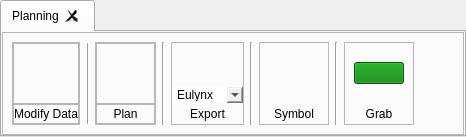
        <widget class="QWidget" name="widget" native="true">
         <property name="maximumSize">
          <size>
           <width>16777215</width>
           <height>150</height>
          </size>
         </property>
         <layout class="QGridLayout" name="gridLayout">
          <property name="leftMargin">
           <number>0</number>
          </property>
          <property name="topMargin">
           <number>0</number>
          </property>
          <property name="rightMargin">
           <number>0</number>
          </property>
          <property name="bottomMargin">
           <number>0</number>
          </property>
          <property name="spacing">
           <number>0</number>
          </property>
          <item row="0" column="0">
           <widget class="QTabWidget" name="tabWidget">
            <property name="enabled">
             <bool>true</bool>
            </property>
            <property name="maximumSize">
             <size>
              <width>16777215</width>
              <height>150</height>
             </size>
            </property>
            <property name="font">
             <font>
              <kerning>true</kerning>
             </font>
            </property>
            <property name="mouseTracking">
             <bool>true</bool>
            </property>
            <property name="autoFillBackground">
             <bool>true</bool>
            </property>
            <property name="currentIndex">
             <number>0</number>
            </property>
            <property name="iconSize">
             <size>
              <width>10</width>
              <height>10</height>
             </size>
            </property>
            <property name="usesScrollButtons">
             <bool>true</bool>
            </property>
            <property name="documentMode">
             <bool>false</bool>
            </property>
            <property name="tabsClosable">
             <bool>true</bool>
            </property>
            <property name="movable">
             <bool>true</bool>
            </property>
            <property name="tabBarAutoHide">
             <bool>false</bool>
            </property>
            <widget class="QWidget" name="f_planning">
             <attribute name="title">
              <string>Planning</string>
             </attribute>
             <layout class="QGridLayout" name="gridLayout_129">
              <property name="leftMargin">
               <number>0</number>
              </property>
              <property name="topMargin">
               <number>0</number>
              </property>
              <property name="rightMargin">
               <number>0</number>
              </property>
              <property name="bottomMargin">
               <number>0</number>
              </property>
              <property name="spacing">
               <number>0</number>
              </property>
              <item row="0" column="0">
               <widget class="QFrame" name="frame_130">
                <property name="frameShape">
                 <enum>QFrame::StyledPanel</enum>
                </property>
                <property name="frameShadow">
                 <enum>QFrame::Raised</enum>
                </property>
                <layout class="QHBoxLayout" name="horizontalLayout_44">
                 <item>
                  <widget class="QFrame" name="frame_145">
                   <property name="minimumSize">
                    <size>
                     <width>61</width>
                     <height>0</height>
                    </size>
                   </property>
                   <property name="frameShape">
                    <enum>QFrame::StyledPanel</enum>
                   </property>
                   <property name="frameShadow">
                    <enum>QFrame::Raised</enum>
                   </property>
                   <layout class="QVBoxLayout" name="verticalLayout_117">
                    <property name="spacing">
                     <number>0</number>
                    </property>
                    <property name="leftMargin">
                     <number>0</number>
                    </property>
                    <property name="topMargin">
                     <number>0</number>
                    </property>
                    <property name="rightMargin">
                     <number>0</number>
                    </property>
                    <property name="bottomMargin">
                     <number>0</number>
                    </property>
                    <item>
                     <widget class="QFrame" name="frame_147">
                      <property name="frameShape">
                       <enum>QFrame::StyledPanel</enum>
                      </property>
                      <property name="frameShadow">
                       <enum>QFrame::Raised</enum>
                      </property>
                      <layout class="QGridLayout" name="gridLayout_147">
                       <property name="leftMargin">
                        <number>0</number>
                       </property>
                       <property name="topMargin">
                        <number>0</number>
                       </property>
                       <property name="rightMargin">
                        <number>0</number>
                       </property>
                       <property name="bottomMargin">
                        <number>0</number>
                       </property>
                       <property name="spacing">
                        <number>0</number>
                       </property>
                       <item row="0" column="0">
                        <widget class="QWidget" name="widget_149" native="true">
                         <layout class="QGridLayout" name="gridLayout_148">
                          <item row="0" column="0">
                           <widget class="QPushButton" name="pushButton_77">
                            <property name="toolTip">
                             <string>Import files</string>
                            </property>
                            <property name="styleSheet">
                             <string notr="true">border:none;</string>
                            </property>
                            <property name="text">
                             <string/>
                            </property>
                            <property name="icon">
                             <iconset>
                              <normalon>:/icons/assets/Plan/import.png</normalon>
                             </iconset>
                            </property>
                            <property name="iconSize">
                             <size>
                              <width>30</width>
                              <height>30</height>
                             </size>
                            </property>
                           </widget>
                          </item>
                         </layout>
                        </widget>
                       </item>
                      </layout>
                     </widget>
                    </item>
                    <item>
                     <widget class="QFrame" name="frame_146">
                      <property name="minimumSize">
                       <size>
                        <width>0</width>
                        <height>20</height>
                       </size>
                      </property>
                      <property name="maximumSize">
                       <size>
                        <width>16777215</width>
                        <height>20</height>
                       </size>
                      </property>
                      <property name="frameShape">
                       <enum>QFrame::StyledPanel</enum>
                      </property>
                      <property name="frameShadow">
                       <enum>QFrame::Raised</enum>
                      </property>
                      <layout class="QGridLayout" name="gridLayout_149">
                       <property name="leftMargin">
                        <number>0</number>
                       </property>
                       <property name="topMargin">
                        <number>0</number>
                       </property>
                       <property name="rightMargin">
                        <number>0</number>
                       </property>
                       <property name="bottomMargin">
                        <number>0</number>
                       </property>
                       <property name="spacing">
                        <number>0</number>
                       </property>
                       <item row="0" column="0">
                        <widget class="QLabel" name="label_47">
                         <property name="text">
                          <string>Modify Data</string>
                         </property>
                         <property name="alignment">
                          <set>Qt::AlignCenter</set>
                         </property>
                        </widget>
                       </item>
                      </layout>
                     </widget>
                    </item>
                   </layout>
                  </widget>
                 </item>
                 <item>
                  <widget class="Line" name="line_18">
                   <property name="frameShadow">
                    <enum>QFrame::Raised</enum>
                   </property>
                   <property name="orientation">
                    <enum>Qt::Vertical</enum>
                   </property>
                  </widget>
                 </item>
                 <item>
                  <widget class="QFrame" name="frame_132">
                   <property name="minimumSize">
                    <size>
                     <width>61</width>
                     <height>0</height>
                    </size>
                   </property>
                   <property name="maximumSize">
                    <size>
                     <width>80</width>
                     <height>16777215</height>
                    </size>
                   </property>
                   <property name="frameShape">
                    <enum>QFrame::StyledPanel</enum>
                   </property>
                   <property name="frameShadow">
                    <enum>QFrame::Raised</enum>
                   </property>
                   <layout class="QGridLayout" name="gridLayout_131">
                    <property name="leftMargin">
                     <number>0</number>
                    </property>
                    <property name="topMargin">
                     <number>0</number>
                    </property>
                    <property name="rightMargin">
                     <number>0</number>
                    </property>
                    <property name="bottomMargin">
                     <number>0</number>
                    </property>
                    <property name="spacing">
                     <number>0</number>
                    </property>
                    <item row="1" column="0">
                     <widget class="QFrame" name="frame_134">
                      <property name="maximumSize">
                       <size>
                        <width>16777215</width>
                        <height>20</height>
                       </size>
                      </property>
                      <property name="frameShape">
                       <enum>QFrame::StyledPanel</enum>
                      </property>
                      <property name="frameShadow">
                       <enum>QFrame::Raised</enum>
                      </property>
                      <layout class="QGridLayout" name="gridLayout_132">
                       <property name="leftMargin">
                        <number>0</number>
                       </property>
                       <property name="topMargin">
                        <number>0</number>
                       </property>
                       <property name="rightMargin">
                        <number>0</number>
                       </property>
                       <property name="bottomMargin">
                        <number>0</number>
                       </property>
                       <property name="spacing">
                        <number>0</number>
                       </property>
                       <item row="0" column="0">
                        <widget class="QLabel" name="label_46">
                         <property name="text">
                          <string>Plan</string>
                         </property>
                         <property name="alignment">
                          <set>Qt::AlignCenter</set>
                         </property>
                        </widget>
                       </item>
                      </layout>
                     </widget>
                    </item>
                    <item row="0" column="0">
                     <widget class="QFrame" name="frame_133">
                      <property name="frameShape">
                       <enum>QFrame::StyledPanel</enum>
                      </property>
                      <property name="frameShadow">
                       <enum>QFrame::Raised</enum>
                      </property>
                      <layout class="QGridLayout" name="gridLayout_133">
                       <property name="leftMargin">
                        <number>0</number>
                       </property>
                       <property name="topMargin">
                        <number>0</number>
                       </property>
                       <property name="rightMargin">
                        <number>0</number>
                       </property>
                       <property name="bottomMargin">
                        <number>0</number>
                       </property>
                       <property name="spacing">
                        <number>0</number>
                       </property>
                       <item row="0" column="0">
                        <widget class="QWidget" name="widget_148" native="true">
                         <property name="minimumSize">
                          <size>
                           <width>0</width>
                           <height>0</height>
                          </size>
                         </property>
                         <property name="maximumSize">
                          <size>
                           <width>16777215</width>
                           <height>16777215</height>
                          </size>
                         </property>
                         <layout class="QGridLayout" name="gridLayout_130">
                          <property name="leftMargin">
                           <number>0</number>
                          </property>
                          <property name="topMargin">
                           <number>0</number>
                          </property>
                          <property name="rightMargin">
                           <number>0</number>
                          </property>
                          <property name="bottomMargin">
                           <number>0</number>
                          </property>
                          <property name="spacing">
                           <number>0</number>
                          </property>
                          <item row="0" column="0">
                           <widget class="QPushButton" name="planBtn">
                            <property name="cursor">
                             <cursorShape>PointingHandCursor</cursorShape>
                            </property>
                            <property name="toolTip">
                             <string>Plan</string>
                            </property>
                            <property name="styleSheet">
                             <string notr="true">border:none;</string>
                            </property>
                            <property name="text">
                             <string/>
                            </property>
                            <property name="icon">
                             <iconset>
                              <normalon>:/icons/assets/Plan/blueprint.png</normalon>
                             </iconset>
                            </property>
                            <property name="iconSize">
                             <size>
                              <width>30</width>
                              <height>30</height>
                             </size>
                            </property>
                           </widget>
                          </item>
                         </layout>
                        </widget>
                       </item>
                      </layout>
                     </widget>
                    </item>
                   </layout>
                  </widget>
                 </item>
                 <item>
                  <widget class="Line" name="line_19">
                   <property name="orientation">
                    <enum>Qt::Vertical</enum>
                   </property>
                  </widget>
                 </item>
                 <item>
                  <widget class="QFrame" name="frame_4">
                   <property name="minimumSize">
                    <size>
                     <width>73</width>
                     <height>0</height>
                    </size>
                   </property>
                   <property name="frameShape">
                    <enum>QFrame::StyledPanel</enum>
                   </property>
                   <property name="frameShadow">
                    <enum>QFrame::Raised</enum>
                   </property>
                   <layout class="QGridLayout" name="gridLayout_13">
                    <property name="leftMargin">
                     <number>0</number>
                    </property>
                    <property name="topMargin">
                     <number>0</number>
                    </property>
                    <property name="rightMargin">
                     <number>0</number>
                    </property>
                    <property name="bottomMargin">
                     <number>0</number>
                    </property>
                    <property name="spacing">
                     <number>0</number>
                    </property>
                    <item row="0" column="0">
                     <widget class="QWidget" name="widget_72" native="true">
                      <layout class="QGridLayout" name="gridLayout_18">
                       <property name="leftMargin">
                        <number>0</number>
                       </property>
                       <property name="topMargin">
                        <number>0</number>
                       </property>
                       <property name="rightMargin">
                        <number>0</number>
                       </property>
                       <property name="bottomMargin">
                        <number>0</number>
                       </property>
                       <property name="spacing">
                        <number>0</number>
                       </property>
                       <item row="0" column="0">
                        <widget class="QWidget" name="widget_150" native="true">
                         <layout class="QVBoxLayout" name="verticalLayout_125">
                          <property name="spacing">
                           <number>0</number>
                          </property>
                          <property name="leftMargin">
                           <number>0</number>
                          </property>
                          <property name="topMargin">
                           <number>0</number>
                          </property>
                          <property name="rightMargin">
                           <number>0</number>
                          </property>
                          <property name="bottomMargin">
                           <number>0</number>
                          </property>
                          <item>
                           <widget class="QWidget" name="widget_152" native="true">
                            <layout class="QGridLayout" name="gridLayout_20">
                             <property name="leftMargin">
                              <number>0</number>
                             </property>
                             <property name="topMargin">
                              <number>29</number>
                             </property>
                             <property name="rightMargin">
                              <number>0</number>
                             </property>
                             <property name="bottomMargin">
                              <number>0</number>
                             </property>
                             <property name="spacing">
                              <number>0</number>
                             </property>
                             <item row="0" column="0">
                              <widget class="QPushButton" name="exportBtnPlan">
                               <property name="cursor">
                                <cursorShape>PointingHandCursor</cursorShape>
                               </property>
                               <property name="toolTip">
                                <string>Export to Eulynx</string>
                               </property>
                               <property name="styleSheet">
                                <string notr="true">border:none;</string>
                               </property>
                               <property name="text">
                                <string/>
                               </property>
                               <property name="icon">
                                <iconset>
                                 <normalon>:/icons/assets/output/export.png</normalon>
                                </iconset>
                               </property>
                               <property name="iconSize">
                                <size>
                                 <width>30</width>
                                 <height>30</height>
                                </size>
                               </property>
                              </widget>
                             </item>
                            </layout>
                           </widget>
                          </item>
                          <item>
                           <widget class="QWidget" name="widget_153" native="true">
                            <property name="maximumSize">
                             <size>
                              <width>16777215</width>
                              <height>30</height>
                             </size>
                            </property>
                            <layout class="QGridLayout" name="gridLayout_19">
                             <property name="leftMargin">
                              <number>0</number>
                             </property>
                             <property name="topMargin">
                              <number>0</number>
                             </property>
                             <property name="rightMargin">
                              <number>0</number>
                             </property>
                             <property name="bottomMargin">
                              <number>0</number>
                             </property>
                             <property name="spacing">
                              <number>0</number>
                             </property>
                             <item row="0" column="0">
                              <widget class="QComboBox" name="cmbExport">
                               <property name="styleSheet">
                                <string notr="true">border:none;</string>
                               </property>
                               <item>
                                <property name="text">
                                 <string>Eulynx</string>
                                </property>
                               </item>
                               <item>
                                <property name="text">
                                 <string>Plan Pro</string>
                                </property>
                               </item>
                               <item>
                                <property name="text">
                                 <string>DWG</string>
                                </property>
                               </item>
                              </widget>
                             </item>
                            </layout>
                           </widget>
                          </item>
                          <item>
                           <widget class="QLabel" name="label_44">
                            <property name="minimumSize">
                             <size>
                              <width>0</width>
                              <height>20</height>
                             </size>
                            </property>
                            <property name="maximumSize">
                             <size>
                              <width>16777215</width>
                              <height>20</height>
                             </size>
                            </property>
                            <property name="text">
                             <string>Export</string>
                            </property>
                            <property name="alignment">
                             <set>Qt::AlignCenter</set>
                            </property>
                           </widget>
                          </item>
                         </layout>
                        </widget>
                       </item>
                      </layout>
                     </widget>
                    </item>
                   </layout>
                  </widget>
                 </item>
                 <item>
                  <widget class="Line" name="line_16">
                   <property name="orientation">
                    <enum>Qt::Vertical</enum>
                   </property>
                  </widget>
                 </item>
                 <item>
                  <widget class="QFrame" name="frame_7">
                   <property name="minimumSize">
                    <size>
                     <width>70</width>
                     <height>0</height>
                    </size>
                   </property>
                   <property name="frameShape">
                    <enum>QFrame::StyledPanel</enum>
                   </property>
                   <property name="frameShadow">
                    <enum>QFrame::Raised</enum>
                   </property>
                   <layout class="QGridLayout" name="gridLayout_58">
                    <property name="leftMargin">
                     <number>0</number>
                    </property>
                    <property name="topMargin">
                     <number>0</number>
                    </property>
                    <property name="rightMargin">
                     <number>0</number>
                    </property>
                    <property name="bottomMargin">
                     <number>0</number>
                    </property>
                    <property name="spacing">
                     <number>0</number>
                    </property>
                    <item row="0" column="0">
                     <widget class="QWidget" name="widget_145" native="true">
                      <layout class="QGridLayout" name="gridLayout_59">
                       <item row="0" column="0">
                        <widget class="QPushButton" name="btnSymbol">
                         <property name="styleSheet">
                          <string notr="true">border:none;</string>
                         </property>
                         <property name="text">
                          <string/>
                         </property>
                         <property name="icon">
                          <iconset>
                           <normalon>:/icons/assets/Plan/symbol.png</normalon>
                          </iconset>
                         </property>
                         <property name="iconSize">
                          <size>
                           <width>30</width>
                           <height>30</height>
                          </size>
                         </property>
                        </widget>
                       </item>
                      </layout>
                     </widget>
                    </item>
                    <item row="1" column="0">
                     <widget class="QLabel" name="label_41">
                      <property name="minimumSize">
                       <size>
                        <width>0</width>
                        <height>20</height>
                       </size>
                      </property>
                      <property name="maximumSize">
                       <size>
                        <width>16777215</width>
                        <height>20</height>
                       </size>
                      </property>
                      <property name="text">
                       <string>Symbol</string>
                      </property>
                      <property name="alignment">
                       <set>Qt::AlignCenter</set>
                      </property>
                     </widget>
                    </item>
                   </layout>
                  </widget>
                 </item>
                 <item>
                  <widget class="Line" name="line_20">
                   <property name="orientation">
                    <enum>Qt::Vertical</enum>
                   </property>
                  </widget>
                 </item>
                 <item>
                  <widget class="QFrame" name="frame_52">
                   <property name="minimumSize">
                    <size>
                     <width>70</width>
                     <height>0</height>
                    </size>
                   </property>
                   <property name="frameShape">
                    <enum>QFrame::StyledPanel</enum>
                   </property>
                   <property name="frameShadow">
                    <enum>QFrame::Raised</enum>
                   </property>
                   <layout class="QGridLayout" name="gridLayout_122">
                    <property name="leftMargin">
                     <number>0</number>
                    </property>
                    <property name="topMargin">
                     <number>0</number>
                    </property>
                    <property name="rightMargin">
                     <number>0</number>
                    </property>
                    <property name="bottomMargin">
                     <number>0</number>
                    </property>
                    <property name="spacing">
                     <number>0</number>
                    </property>
                    <item row="0" column="0">
                     <widget class="QWidget" name="widget_154" native="true">
                      <layout class="QGridLayout" name="gridLayout_125">
                       <item row="0" column="0">
                        <widget class="QPushButton" name="grabBtn_2">
                         <property name="styleSheet">
                          <string notr="true">border:none;
QPushButton { background-color: gray; }
QPushButton:enabled { background-color: green; }</string>
                         </property>
                         <property name="text">
                          <string/>
                         </property>
                         <property name="icon">
                          <iconset>
                           <normalon>:/icons/assets/view/hand.png</normalon>
                          </iconset>
                         </property>
                         <property name="iconSize">
                          <size>
                           <width>25</width>
                           <height>25</height>
                          </size>
                         </property>
                        </widget>
                       </item>
                      </layout>
                     </widget>
                    </item>
                    <item row="1" column="0">
                     <widget class="QLabel" name="label_48">
                      <property name="minimumSize">
                       <size>
                        <width>0</width>
                        <height>20</height>
                       </size>
                      </property>
                      <property name="maximumSize">
                       <size>
                        <width>16777215</width>
                        <height>20</height>
                       </size>
                      </property>
                      <property name="text">
                       <string>Grab</string>
                      </property>
                      <property name="alignment">
                       <set>Qt::AlignCenter</set>
                      </property>
                     </widget>
                    </item>
                   </layout>
                  </widget>
                 </item>
                 <item>
                  <spacer name="horizontalSpacer_3">
                   <property name="orientation">
                    <enum>Qt::Horizontal</enum>
                   </property>
                   <property name="sizeHint" stdset="0">
                    <size>
                     <width>40</width>
                     <height>20</height>
                    </size>
                   </property>
                  </spacer>
                 </item>
                </layout>
               </widget>
              </item>
             </layout>
            </widget>
           </widget>
          </item>
         </layout>
        </widget>
